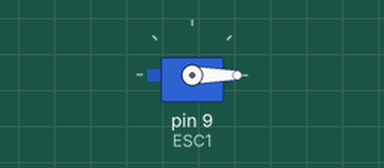
This sketch was run on a simulated Arduino Uno, built with avr-gcc and run on an emulated ATmega328P. Parts: servo.

Above: at 0.1 s.
At 1.1 s:
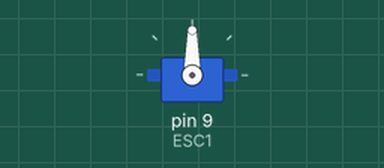
Timing chart, 0 to 2.6 s (numbered marks = the images above):
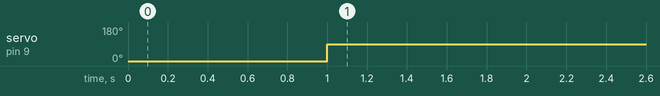

Measured:
- by itself, servo on pin 9 (ESC1): 0° → 90° at 1.0 s

The sketch:

emax_motor_testing.ino
```cpp
#include <Servo.h>

Servo ESC1;
int pos = 0; //Sets position variable

void arm(){
  setSpeed(0); //Sets speed variable
  delay(1000);
}

void setSpeed(int speed){
  int angle = map(speed, 0, 100, 0, 180); //Sets servo positions to different speeds
  ESC1.write(angle);
}

void setup() {

  ESC1.attach(9); //Adds ESC to certain pin.
  arm();
}

void loop() {

  int speed = 50; //Implements speed variable
  setSpeed(speed);

}
```
